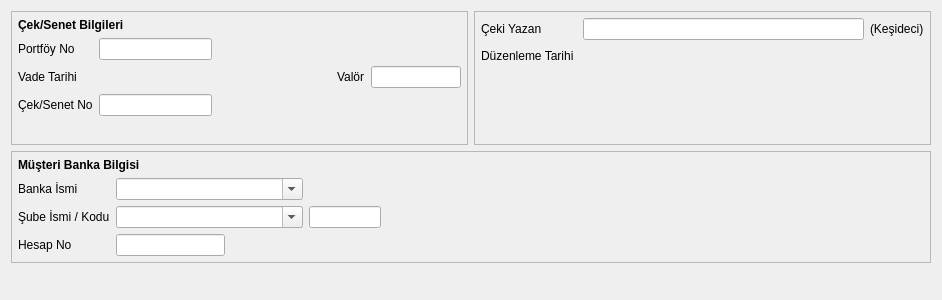
<?xml version="1.0" encoding="UTF-8"?>
<ui version="4.0">
 <class>CARI_TAHSILAT_CEKSENET_BATCH</class>
 <widget class="QDialog" name="CARI_TAHSILAT_CEKSENET_BATCH">
  <property name="geometry">
   <rect>
    <x>0</x>
    <y>0</y>
    <width>942</width>
    <height>300</height>
   </rect>
  </property>
  <property name="sizePolicy">
   <sizepolicy hsizetype="Expanding" vsizetype="Expanding">
    <horstretch>0</horstretch>
    <verstretch>0</verstretch>
   </sizepolicy>
  </property>
  <property name="minimumSize">
   <size>
    <width>942</width>
    <height>300</height>
   </size>
  </property>
  <property name="windowTitle">
   <string>Çek/Senet Bilgileri</string>
  </property>
  <layout class="QGridLayout" name="gridLayout_4" rowstretch="1,0,0" columnstretch="10,10">
   <property name="sizeConstraint">
    <enum>QLayout::SetNoConstraint</enum>
   </property>
   <item row="0" column="0">
    <widget class="QFrame" name="frame_2">
     <property name="sizePolicy">
      <sizepolicy hsizetype="Expanding" vsizetype="Expanding">
       <horstretch>0</horstretch>
       <verstretch>0</verstretch>
      </sizepolicy>
     </property>
     <property name="frameShape">
      <enum>QFrame::StyledPanel</enum>
     </property>
     <property name="frameShadow">
      <enum>QFrame::Raised</enum>
     </property>
     <layout class="QGridLayout" name="gridLayout_5" rowstretch="1,1,1">
      <property name="margin">
       <number>6</number>
      </property>
      <item row="1" column="0">
       <layout class="QGridLayout" name="gridLayout" rowstretch="1,1,1" columnstretch="1,10,10,1,10">
        <item row="0" column="0">
         <widget class="QLabel" name="label">
          <property name="sizePolicy">
           <sizepolicy hsizetype="Fixed" vsizetype="Fixed">
            <horstretch>0</horstretch>
            <verstretch>0</verstretch>
           </sizepolicy>
          </property>
          <property name="font">
           <font>
            <weight>50</weight>
            <bold>false</bold>
           </font>
          </property>
          <property name="text">
           <string>Portföy No</string>
          </property>
         </widget>
        </item>
        <item row="0" column="1">
         <widget class="QLineEdit" name="line_edit_portfoy_no">
          <property name="font">
           <font>
            <weight>50</weight>
            <bold>false</bold>
           </font>
          </property>
         </widget>
        </item>
        <item row="1" column="0">
         <widget class="QLabel" name="label_2">
          <property name="sizePolicy">
           <sizepolicy hsizetype="Fixed" vsizetype="Fixed">
            <horstretch>0</horstretch>
            <verstretch>0</verstretch>
           </sizepolicy>
          </property>
          <property name="font">
           <font>
            <weight>50</weight>
            <bold>false</bold>
           </font>
          </property>
          <property name="text">
           <string>Vade Tarihi</string>
          </property>
         </widget>
        </item>
        <item row="1" column="3">
         <widget class="QLabel" name="label_3">
          <property name="sizePolicy">
           <sizepolicy hsizetype="Fixed" vsizetype="Fixed">
            <horstretch>0</horstretch>
            <verstretch>0</verstretch>
           </sizepolicy>
          </property>
          <property name="font">
           <font>
            <weight>50</weight>
            <bold>false</bold>
           </font>
          </property>
          <property name="text">
           <string>Valör</string>
          </property>
         </widget>
        </item>
        <item row="1" column="4">
         <widget class="QLineEdit" name="line_edit_valor">
          <property name="font">
           <font>
            <weight>50</weight>
            <bold>false</bold>
           </font>
          </property>
          <property name="focusPolicy">
           <enum>Qt::NoFocus</enum>
          </property>
          <property name="readOnly">
           <bool>true</bool>
          </property>
         </widget>
        </item>
        <item row="2" column="0">
         <widget class="QLabel" name="label_cek_senet_no">
          <property name="sizePolicy">
           <sizepolicy hsizetype="Fixed" vsizetype="Fixed">
            <horstretch>0</horstretch>
            <verstretch>0</verstretch>
           </sizepolicy>
          </property>
          <property name="font">
           <font>
            <weight>50</weight>
            <bold>false</bold>
           </font>
          </property>
          <property name="text">
           <string>Çek/Senet No</string>
          </property>
         </widget>
        </item>
        <item row="2" column="1">
         <widget class="QLineEdit" name="line_edit_cek_senet_no">
          <property name="font">
           <font>
            <weight>50</weight>
            <bold>false</bold>
           </font>
          </property>
         </widget>
        </item>
        <item row="0" column="2">
         <spacer name="horizontalSpacer_9">
          <property name="orientation">
           <enum>Qt::Horizontal</enum>
          </property>
          <property name="sizeHint" stdset="0">
           <size>
            <width>40</width>
            <height>20</height>
           </size>
          </property>
         </spacer>
        </item>
        <item row="1" column="1" colspan="2">
         <widget class="QAdakDate" name="adakDate_vade_tarihi">
          <property name="minimumSize">
           <size>
            <width>232</width>
            <height>0</height>
           </size>
          </property>
          <property name="whatsThis">
           <string>Tarih WidgetÄ± </string>
          </property>
          <property name="QAdakDate" stdset="0">
           <rect>
            <x>0</x>
            <y>0</y>
            <width>100</width>
            <height>100</height>
           </rect>
          </property>
         </widget>
        </item>
       </layout>
      </item>
      <item row="0" column="0">
       <widget class="QLabel" name="label_cek_senet_bilgileri">
        <property name="sizePolicy">
         <sizepolicy hsizetype="Expanding" vsizetype="Fixed">
          <horstretch>0</horstretch>
          <verstretch>0</verstretch>
         </sizepolicy>
        </property>
        <property name="font">
         <font>
          <weight>75</weight>
          <bold>true</bold>
         </font>
        </property>
        <property name="text">
         <string>Çek/Senet Bilgileri</string>
        </property>
       </widget>
      </item>
      <item row="2" column="0">
       <spacer name="verticalSpacer">
        <property name="orientation">
         <enum>Qt::Vertical</enum>
        </property>
        <property name="sizeHint" stdset="0">
         <size>
          <width>20</width>
          <height>40</height>
         </size>
        </property>
       </spacer>
      </item>
     </layout>
    </widget>
   </item>
   <item row="0" column="1">
    <widget class="QFrame" name="frame">
     <property name="sizePolicy">
      <sizepolicy hsizetype="Expanding" vsizetype="Expanding">
       <horstretch>0</horstretch>
       <verstretch>0</verstretch>
      </sizepolicy>
     </property>
     <property name="frameShape">
      <enum>QFrame::StyledPanel</enum>
     </property>
     <property name="frameShadow">
      <enum>QFrame::Raised</enum>
     </property>
     <layout class="QGridLayout" name="gridLayout_2" rowstretch="1,1">
      <property name="margin">
       <number>6</number>
      </property>
      <item row="0" column="0">
       <layout class="QGridLayout" name="gridLayout_7" rowstretch="1,1" columnstretch="1,15,2,1">
        <item row="0" column="0">
         <widget class="QLabel" name="label_kesideci">
          <property name="sizePolicy">
           <sizepolicy hsizetype="Expanding" vsizetype="Fixed">
            <horstretch>0</horstretch>
            <verstretch>0</verstretch>
           </sizepolicy>
          </property>
          <property name="font">
           <font>
            <weight>50</weight>
            <bold>false</bold>
           </font>
          </property>
          <property name="text">
           <string>Çeki Yazan</string>
          </property>
         </widget>
        </item>
        <item row="0" column="1" colspan="2">
         <widget class="QLineEdit" name="lineedit_kesideci">
          <property name="sizePolicy">
           <sizepolicy hsizetype="Expanding" vsizetype="Fixed">
            <horstretch>0</horstretch>
            <verstretch>0</verstretch>
           </sizepolicy>
          </property>
          <property name="font">
           <font>
            <weight>50</weight>
            <bold>false</bold>
           </font>
          </property>
          <property name="readOnly">
           <bool>false</bool>
          </property>
         </widget>
        </item>
        <item row="0" column="3">
         <widget class="QLabel" name="label_blg_kesideci">
          <property name="sizePolicy">
           <sizepolicy hsizetype="Fixed" vsizetype="Fixed">
            <horstretch>0</horstretch>
            <verstretch>0</verstretch>
           </sizepolicy>
          </property>
          <property name="font">
           <font>
            <weight>50</weight>
            <bold>false</bold>
           </font>
          </property>
          <property name="text">
           <string>(Keşideci)</string>
          </property>
         </widget>
        </item>
        <item row="1" column="0">
         <widget class="QLabel" name="label_keside_tarihi">
          <property name="sizePolicy">
           <sizepolicy hsizetype="Expanding" vsizetype="Fixed">
            <horstretch>0</horstretch>
            <verstretch>0</verstretch>
           </sizepolicy>
          </property>
          <property name="font">
           <font>
            <weight>50</weight>
            <bold>false</bold>
           </font>
          </property>
          <property name="text">
           <string>Düzenleme Tarihi </string>
          </property>
         </widget>
        </item>
        <item row="1" column="3">
         <spacer name="horizontalSpacer_2">
          <property name="orientation">
           <enum>Qt::Horizontal</enum>
          </property>
          <property name="sizeHint" stdset="0">
           <size>
            <width>40</width>
            <height>20</height>
           </size>
          </property>
         </spacer>
        </item>
        <item row="1" column="2">
         <spacer name="horizontalSpacer_5">
          <property name="orientation">
           <enum>Qt::Horizontal</enum>
          </property>
          <property name="sizeHint" stdset="0">
           <size>
            <width>40</width>
            <height>20</height>
           </size>
          </property>
         </spacer>
        </item>
        <item row="1" column="1">
         <widget class="QAdakDate" name="adakDate_keside_tarihi">
          <property name="minimumSize">
           <size>
            <width>242</width>
            <height>0</height>
           </size>
          </property>
          <property name="maximumSize">
           <size>
            <width>242</width>
            <height>30</height>
           </size>
          </property>
          <property name="whatsThis">
           <string>Tarih WidgetÄ± </string>
          </property>
          <property name="QAdakDate" stdset="0">
           <rect>
            <x>0</x>
            <y>0</y>
            <width>100</width>
            <height>100</height>
           </rect>
          </property>
         </widget>
        </item>
       </layout>
      </item>
      <item row="1" column="0">
       <spacer name="verticalSpacer_2">
        <property name="orientation">
         <enum>Qt::Vertical</enum>
        </property>
        <property name="sizeHint" stdset="0">
         <size>
          <width>20</width>
          <height>40</height>
         </size>
        </property>
       </spacer>
      </item>
     </layout>
    </widget>
   </item>
   <item row="1" column="0" colspan="2">
    <widget class="QFrame" name="frame_musteri_banka_bilgisi">
     <property name="sizePolicy">
      <sizepolicy hsizetype="Expanding" vsizetype="Expanding">
       <horstretch>0</horstretch>
       <verstretch>0</verstretch>
      </sizepolicy>
     </property>
     <property name="frameShape">
      <enum>QFrame::StyledPanel</enum>
     </property>
     <property name="frameShadow">
      <enum>QFrame::Raised</enum>
     </property>
     <layout class="QGridLayout" name="gridLayout_3">
      <property name="sizeConstraint">
       <enum>QLayout::SetNoConstraint</enum>
      </property>
      <property name="margin">
       <number>6</number>
      </property>
      <item row="0" column="0">
       <widget class="QLabel" name="label_7">
        <property name="sizePolicy">
         <sizepolicy hsizetype="Expanding" vsizetype="Fixed">
          <horstretch>0</horstretch>
          <verstretch>0</verstretch>
         </sizepolicy>
        </property>
        <property name="font">
         <font>
          <weight>75</weight>
          <bold>true</bold>
         </font>
        </property>
        <property name="text">
         <string>Müşteri Banka Bilgisi</string>
        </property>
       </widget>
      </item>
      <item row="1" column="0">
       <layout class="QGridLayout" name="gridLayout_6" rowstretch="1,1,1" columnstretch="2,2,1,2,2,15">
        <item row="0" column="0">
         <widget class="QLabel" name="label_banka_ismi">
          <property name="sizePolicy">
           <sizepolicy hsizetype="Fixed" vsizetype="Fixed">
            <horstretch>0</horstretch>
            <verstretch>0</verstretch>
           </sizepolicy>
          </property>
          <property name="font">
           <font>
            <weight>50</weight>
            <bold>false</bold>
           </font>
          </property>
          <property name="text">
           <string>Banka İsmi </string>
          </property>
         </widget>
        </item>
        <item row="0" column="1" colspan="3">
         <widget class="QComboBox" name="combobox_banka_ismi">
          <property name="sizePolicy">
           <sizepolicy hsizetype="Expanding" vsizetype="Fixed">
            <horstretch>0</horstretch>
            <verstretch>0</verstretch>
           </sizepolicy>
          </property>
          <property name="font">
           <font>
            <weight>50</weight>
            <bold>false</bold>
           </font>
          </property>
          <property name="editable">
           <bool>true</bool>
          </property>
          <property name="sizeAdjustPolicy">
           <enum>QComboBox::AdjustToContents</enum>
          </property>
         </widget>
        </item>
        <item row="1" column="0">
         <widget class="QLabel" name="label_sube_ismi">
          <property name="sizePolicy">
           <sizepolicy hsizetype="Fixed" vsizetype="Fixed">
            <horstretch>0</horstretch>
            <verstretch>0</verstretch>
           </sizepolicy>
          </property>
          <property name="font">
           <font>
            <weight>50</weight>
            <bold>false</bold>
           </font>
          </property>
          <property name="text">
           <string>Şube İsmi / Kodu</string>
          </property>
         </widget>
        </item>
        <item row="1" column="1" colspan="3">
         <widget class="QComboBox" name="combobox_sube_ismi">
          <property name="sizePolicy">
           <sizepolicy hsizetype="Expanding" vsizetype="Fixed">
            <horstretch>0</horstretch>
            <verstretch>0</verstretch>
           </sizepolicy>
          </property>
          <property name="font">
           <font>
            <weight>50</weight>
            <bold>false</bold>
           </font>
          </property>
          <property name="editable">
           <bool>true</bool>
          </property>
         </widget>
        </item>
        <item row="1" column="4">
         <widget class="QLineEdit" name="lineedit_sube_kodu">
          <property name="sizePolicy">
           <sizepolicy hsizetype="Expanding" vsizetype="Fixed">
            <horstretch>0</horstretch>
            <verstretch>0</verstretch>
           </sizepolicy>
          </property>
          <property name="font">
           <font>
            <weight>50</weight>
            <bold>false</bold>
           </font>
          </property>
          <property name="focusPolicy">
           <enum>Qt::StrongFocus</enum>
          </property>
          <property name="readOnly">
           <bool>false</bool>
          </property>
         </widget>
        </item>
        <item row="2" column="0">
         <widget class="QLabel" name="label_hesap_no">
          <property name="sizePolicy">
           <sizepolicy hsizetype="Fixed" vsizetype="Fixed">
            <horstretch>0</horstretch>
            <verstretch>0</verstretch>
           </sizepolicy>
          </property>
          <property name="font">
           <font>
            <weight>50</weight>
            <bold>false</bold>
           </font>
          </property>
          <property name="text">
           <string>Hesap No</string>
          </property>
         </widget>
        </item>
        <item row="2" column="1" colspan="2">
         <widget class="QLineEdit" name="lineedit_hesap_no">
          <property name="sizePolicy">
           <sizepolicy hsizetype="Expanding" vsizetype="Fixed">
            <horstretch>0</horstretch>
            <verstretch>0</verstretch>
           </sizepolicy>
          </property>
          <property name="font">
           <font>
            <weight>50</weight>
            <bold>false</bold>
           </font>
          </property>
          <property name="readOnly">
           <bool>false</bool>
          </property>
         </widget>
        </item>
        <item row="0" column="4">
         <spacer name="horizontalSpacer_3">
          <property name="orientation">
           <enum>Qt::Horizontal</enum>
          </property>
          <property name="sizeHint" stdset="0">
           <size>
            <width>40</width>
            <height>20</height>
           </size>
          </property>
         </spacer>
        </item>
        <item row="2" column="4">
         <spacer name="horizontalSpacer_4">
          <property name="orientation">
           <enum>Qt::Horizontal</enum>
          </property>
          <property name="sizeHint" stdset="0">
           <size>
            <width>40</width>
            <height>20</height>
           </size>
          </property>
         </spacer>
        </item>
        <item row="1" column="5">
         <spacer name="horizontalSpacer_6">
          <property name="orientation">
           <enum>Qt::Horizontal</enum>
          </property>
          <property name="sizeHint" stdset="0">
           <size>
            <width>40</width>
            <height>20</height>
           </size>
          </property>
         </spacer>
        </item>
       </layout>
      </item>
     </layout>
    </widget>
   </item>
   <item row="2" column="0" colspan="2">
    <layout class="QHBoxLayout" name="horizontalLayout" stretch="20,3">
     <item>
      <spacer name="horizontalSpacer">
       <property name="orientation">
        <enum>Qt::Horizontal</enum>
       </property>
       <property name="sizeHint" stdset="0">
        <size>
         <width>40</width>
         <height>20</height>
        </size>
       </property>
      </spacer>
     </item>
     <item>
      <widget class="QWidget" name="run_batch_widget" native="true">
       <property name="sizePolicy">
        <sizepolicy hsizetype="Expanding" vsizetype="Fixed">
         <horstretch>0</horstretch>
         <verstretch>0</verstretch>
        </sizepolicy>
       </property>
      </widget>
     </item>
    </layout>
   </item>
  </layout>
 </widget>
 <customwidgets>
  <customwidget>
   <class>QAdakDate</class>
   <extends>QWidget</extends>
   <header>QAdakDate.h</header>
  </customwidget>
 </customwidgets>
 <tabstops>
  <tabstop>line_edit_portfoy_no</tabstop>
  <tabstop>adakDate_vade_tarihi</tabstop>
  <tabstop>line_edit_cek_senet_no</tabstop>
  <tabstop>lineedit_kesideci</tabstop>
  <tabstop>adakDate_keside_tarihi</tabstop>
  <tabstop>combobox_banka_ismi</tabstop>
  <tabstop>combobox_sube_ismi</tabstop>
  <tabstop>lineedit_sube_kodu</tabstop>
  <tabstop>lineedit_hesap_no</tabstop>
 </tabstops>
 <resources/>
 <connections/>
</ui>
